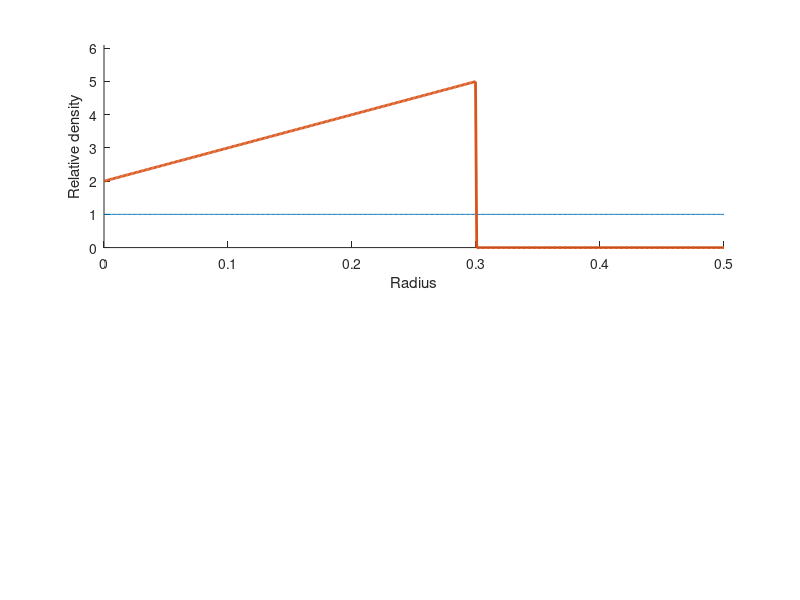

Write the MATLAB code that produced this figure. (Note: this script raises an error after producing the figure.)
clc;clear;close all;

%change k and b, plot the stuff in a circular arena, plot freq-r as well.
k = 10;
b = 2;
r_crit = 0.3;

num_points = 500; %number of points to plot in R axis
LINEWIDTH = 2;
%linemap
subplot(211);hold on;
r_w = linspace(0,0.5,num_points); %length of arena is 2r-1
w = ones(1,num_points);
r_d = r_w(1:round(length(r_w)*2*r_crit));
d = k*r_d + b;
d = [d zeros(1,(length(w)-length(d)))];
plot(r_w,w,r_w,d,'LineWidth', LINEWIDTH);
limits = [0,1+max(d)+0.1];
ylim(limits);
xlim([0,0.5]);
xlabel('Radius');
ylabel('Relative density');
fontsize(gca,15,'points');
set(gca,'Position',[0.13 0.61 0.775 0.31]);

%3D map
subplot(212);hold on;
num_points = 2*num_points-1;
[X,Y] = meshgrid(linspace(0,1,num_points));
%wt
W = ones(num_points);
W([1,end],:) = 0;
W(:,[1,end]) = 0;
zlim(limits);
mesh(X,Y,W,'EdgeColor','#5698c3','FaceAlpha','texturemap');
D = 1 + spinner(d);
mesh(X,Y,D,'EdgeColor','interp');
view(gca,[-227.4 39.6000000048183]);
fontsize(gca,15,'points');
set(gca,'Position',[0.13 0.061 0.775 0.382377541239974]);
exportgraphics(gcf,['traj_04kb' '.png'],'Resolution',600);